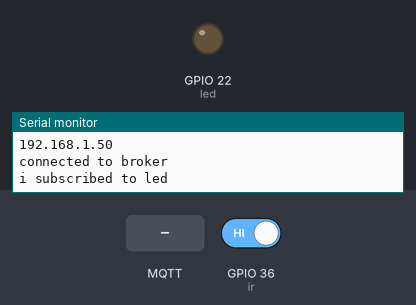
Bench run of a sketch on a simulated ESP32. Parts: output pins drawn as LEDs (lit = HIGH), the last lines printed to the serial monitor. Inputs (shaded band) come from the test bench; at power-on: GPIO 36 (ir) HIGH. WiFi joins after 1.5 s; servers stay silent unless stated; no MQTT or app messages arrive unless stated.

Above: at 2.7 s.
2.8 s: MQTT message "on" arrives on the first subscribed topic
At 3.5 s:
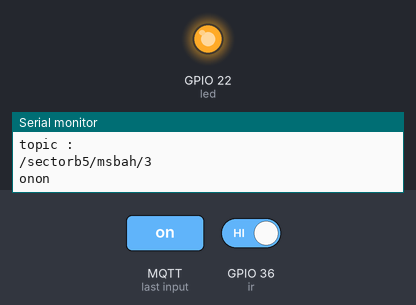
4.5 s: MQTT message "off" arrives on the first subscribed topic
At 6.0 s:
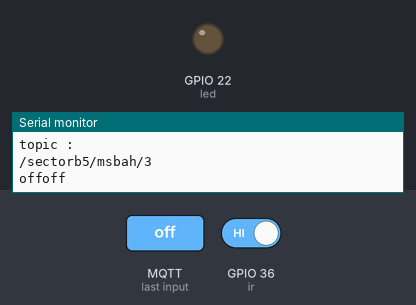
Timing chart, 0 to 7.5 s (numbered marks = the images above; inputs shaded):
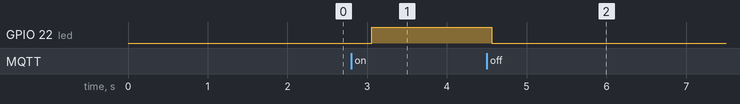

Measured:
- after the input at 2.8 s, GPIO 22 (led): LOW → HIGH after 0.26 s
- after the input at 4.5 s, GPIO 22 (led): HIGH → LOW after 0.06 s

The sketch:

project_code.ino
```cpp
//Project

#include <WiFi.h>    //1
#include <PubSubClient.h>

#define ssid  "MDM"
#define pass  "3112003&7"
#define led 22
#define ir 36

WiFiClient WiFiClienT;
PubSubClient client(WiFiClienT);

const char broker[]="broker.emqx.io";
const int port=1883;

char message[100];  // global

void callback(char topic[] , byte* payload , unsigned int length  ){
  Serial.println("topic :");
  Serial.println(topic);
  // digitalWrite(led,HIGH);

  for(int i=0 ; i< length ;i++){

      Serial.print((char)payload[i]);
      message[i]=(char)payload[i];   //
      // strcmp(message,"on");
  }
  message[length] = '\0';
  Serial.println(message);

  if(!strcmp(message,"off")){           // to compare string
      digitalWrite(led,LOW);
      // delay(500);


  }else if(!strcmp(message,"on")){
        digitalWrite(led,HIGH);
        // delay(500);
  }
}


void setup() {

  pinMode(led,OUTPUT); //led
  pinMode(ir,INPUT); //ir
  Serial.begin(9600);
  WiFi.begin(ssid,pass);


  while(WiFi.status()!=WL_CONNECTED){
    Serial.println(WiFi.status());
    delay(500);
  }
  Serial.println(WiFi.status());
  Serial.println(WiFi.localIP());

  client.setServer(broker,port);
  client.setCallback(callback);

  //client.connect("Secttttor_Mo1212675");   // id
  while(!client.connect("Secttttor_Mo12126755123")){
    Serial.println("not yet");
    delay(500);
  }
  Serial.println("connected to broker");
  while(!client.subscribe("/sectorb5/msbah/3")){
    Serial.println("not yet");
    delay(500);
  }
      Serial.println("i subscribed to led");

}

void loop() {
  client.loop();
  int read;
  read = digitalRead(ir);  // to string
  // Serial.println(read);
  if (read==0){
    client.publish("/sectorb5/msbah/1","object");
    client.publish("/sectorb5/msbah/2","yes");
          // digitalWrite(led,HIGH);

    // Serial.println(1);
        delay(500);


  }else{
    client.publish("/sectorb5/msbah/1","noobject");
    client.publish("/sectorb5/msbah/2","no");
          // digitalWrite(led,LOW);

    // Serial.println(2);
        delay(500);

  }
}
```
